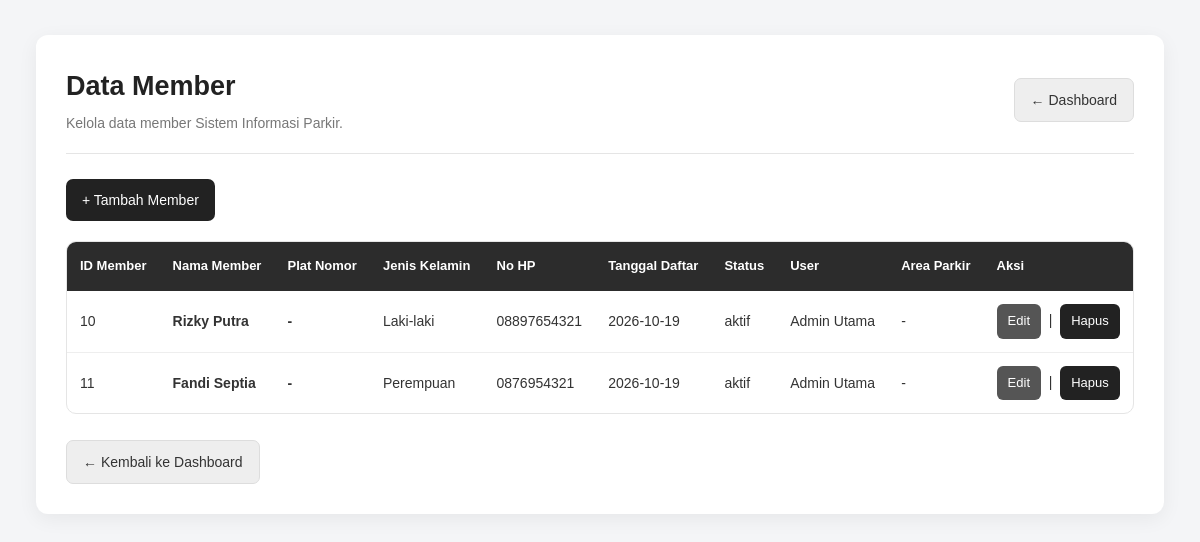
Page /member/tampil_member.php on the committed database.
### tables this page shows
CREATE TABLE `tb_member` (
  `id_member` int(11) NOT NULL,
  `nama_member` varchar(100) NOT NULL,
  `plat_nomor` varchar(15) DEFAULT NULL,
  `jenis_kelamin` enum('L','P') NOT NULL,
  `no_hp` varchar(20) DEFAULT NULL,
  `tanggal_daftar` date NOT NULL,
  `status_aktif` enum('aktif','suspended') NOT NULL DEFAULT 'aktif',
  `id_user` int(11) DEFAULT NULL,
  `id_area` int(11) DEFAULT NULL
);

CREATE TABLE `tb_user` (
  `id_user` int(11) NOT NULL,
  `nama_lengkap` varchar(100) NOT NULL,
  `username` varchar(50) NOT NULL,
  `password` varchar(255) NOT NULL,
  `role` enum('admin','petugas','owner') NOT NULL,
  `status_aktif` tinyint(1) NOT NULL DEFAULT 1
);

### member/tampil_member.php (the view, shortened to what this page needs)
<?php
require_once '../koneksi.php';
$query = mysqli_query(
    $koneksi,
    "
    SELECT
        tb_member.*,
        tb_user.nama_lengkap,
        tb_area_parkir.nama_area
    FROM tb_member
    /* Menghubungkan member dengan data user */
    LEFT JOIN tb_user
        ON tb_member.id_user = tb_user.id_user
    /* Menghubungkan member dengan data area parkir */
    LEFT JOIN tb_area_parkir
        ON tb_member.id_area = tb_area_parkir.id_area
    /* Mengurutkan data berdasarkan ID member */
    ORDER BY tb_member.id_member ASC
    "
);
?>
<!DOCTYPE html>
<html lang="id">
<head>
    <link rel="stylesheet" href="http://localhost/parkir/style.css?v=3">
</head>
<body>
    <div class="container">
        <div class="page-header">
            <div>
                <h2>
                    Data Member
                </h2>
                <p class="page-description">
                    Kelola data member Sistem Informasi Parkir.
                </p>
            </div>
            <a href="../dashboard.php" class="kembali">
                ← Dashboard
            </a>
        </div>
        <p>
            <a href="tambah_member.php" class="btn">
                + Tambah Member
            </a>
        </p>
        <table>
            <tr>
                <th>
                    ID Member
                </th>
                <th>
                    Nama Member
                </th>
                <th>
                    Plat Nomor
                </th>
                <th>
                    Jenis Kelamin
                </th>
                <th>
                    No HP
                </th>
                <th>
                    Tanggal Daftar
                </th>
                <th>
                    Status
                </th>
                <th>
                    User
                </th>
                <th>
                    Area Parkir
                </th>
                <th>
                    Aksi
                </th>
            </tr>
            <?php
            while ($member = mysqli_fetch_assoc($query)) {
                ?>
                <tr>
                    <td>
                        <?= htmlspecialchars(
                            $member['id_member']
                        ); ?>
                    </td>
                    <td>
                        <strong>
                            <?= htmlspecialchars(
                                $member['nama_member']
                            ); ?>
                        </strong>
                    </td>
                    <td>
                        <strong><?= htmlspecialchars($member['plat_nomor'] ?? '-'); ?></strong>
                    </td>
                    <td>
                        <?php
                        if ($member['jenis_kelamin'] == 'L') {
                            echo "Laki-laki";
                        } else {
                            echo "Perempuan";
                        }
                        ?>
                    </td>
                    <td>
                        <?= htmlspecialchars(
                            $member['no_hp']
                        ); ?>
                    </td>
                    <td>
                        <?= htmlspecialchars(
                            $member['tanggal_daftar']
                        ); ?>
                    </td>
                    <td>
                        <?= htmlspecialchars(
                            $member['status_aktif']
                        ); ?>
                    </td>
                    <td>
                        <?= htmlspecialchars(
                            $member['nama_lengkap'] ?? '-'
                        ); ?>
                    </td>
                    <td>
                        <?= htmlspecialchars(
                            $member['nama_area'] ?? '-'
                        ); ?>
                    </td>
                    <td>
                        <a href="edit_member.php?id=<?= $member['id_member']; ?>" class="edit">
                            Edit
                        </a>
                        &nbsp;|&nbsp;
                        <a href="hapus_member.php?id=<?= $member['id_member']; ?>" class="hapus"
                            onclick="return confirm('Yakin ingin menghapus member ini?')">
                            Hapus
                        </a>
                    </td>
                </tr>
                <?php
            }
            ?>
        </table>
        <br>
        <a href="../dashboard.php" class="kembali">
            ← Kembali ke Dashboard
        </a>
    </div>
</body>
</html>

### style.css (style rules this page uses)
* { margin: 0; padding: 0; box-sizing: border-box; }
:root { --primary: #222222; --primary-hover: #000000; --secondary: #555555; --secondary-hover: #333333; --background: #f4f5f7; --surface: #ffffff; --border: #e5e5e5; --text: #222222; --muted: #777777; --success: #2f7d4a; --danger: #b63b3b; --warning: #9a721f; --radius: 12px; --shadow: 0 5px 20px rgba(0, 0, 0, 0.06); --shadow-hover: 0 10px 30px rgba(0, 0, 0, 0.1); }
body { font-family: Arial, Helvetica, sans-serif; background: var(--background); color: var(--text); line-height: 1.6; min-height: 100vh; }
a { text-decoration: none; color: inherit; }
.container { width: 94%; max-width: 1400px; margin: 35px auto; background: var(--surface); padding: 30px; border-radius: var(--radius); box-shadow: var(--shadow); }
.page-header { display: flex; justify-content: space-between; align-items: center; gap: 20px; margin-bottom: 25px; padding-bottom: 18px; border-bottom: 1px solid var(--border); }
.page-header h2 { font-size: 27px; font-weight: 700; color: var(--text); margin-bottom: 4px; }
.page-description { color: var(--muted); font-size: 14px; }
h1, h2, h3, h4 { color: var(--text); }
.btn { display: inline-flex; align-items: center; justify-content: center; gap: 7px; background: var(--primary); color: white; padding: 10px 16px; border-radius: 7px; border: none; font-size: 14px; cursor: pointer; transition: background 0.2s ease, transform 0.2s ease, box-shadow 0.2s ease; }
.kembali { display: inline-flex; align-items: center; justify-content: center; gap: 7px; background: #eeeeee; color: #333333; padding: 10px 16px; border-radius: 7px; font-size: 14px; border: 1px solid #dddddd; transition: 0.2s ease; }
.edit { display: inline-flex; align-items: center; justify-content: center; background: #555555; color: white; padding: 7px 11px; border-radius: 6px; font-size: 13px; transition: 0.2s ease; }
.hapus { display: inline-flex; align-items: center; justify-content: center; background: #222222; color: white; padding: 7px 11px; border-radius: 6px; font-size: 13px; transition: 0.2s ease; }
table { width: 100%; border-collapse: separate; border-spacing: 0; margin-top: 20px; background: white; border: 1px solid var(--border); border-radius: 10px; overflow: hidden; }
table th { background: #2c2c2c; color: white; padding: 14px 13px; text-align: left; font-size: 13px; font-weight: 600; white-space: nowrap; border: none; }
table td { padding: 13px; border-bottom: 1px solid #eeeeee; color: #333333; font-size: 14px; vertical-align: middle; }
table tr:last-child td { border-bottom: none; }
table tbody tr { transition: background 0.15s ease; }
.container, .dashboard, .login-card, .card, .stat-card { animation: fadeIn 0.3s ease; }

### rows in the picture
tb_member: id_member "10", nama_member "Rizky Putra", plat_nomor "-", jenis_kelamin "Laki-laki", no_hp "08897654321", tanggal_daftar "2026-10-19", status_aktif "aktif", id_user.nama_lengkap "Admin Utama", nama_area "-"
tb_member: id_member "11", nama_member "Fandi Septia", plat_nomor "-", jenis_kelamin "Perempuan", no_hp "0876954321", tanggal_daftar "2026-10-19", status_aktif "aktif", id_user.nama_lengkap "Admin Utama", nama_area "-"
